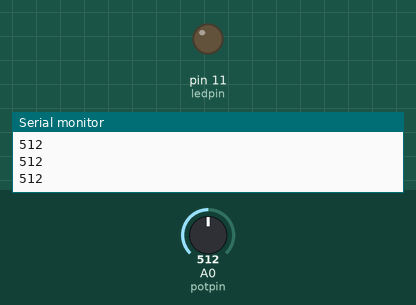
Bench run of a sketch on a simulated Arduino Uno, built with avr-gcc and run on an emulated ATmega328P. Parts: output pins drawn as LEDs (lit = HIGH), the last lines printed to the serial monitor. Inputs (shaded band) come from the test bench; at power-on: A0 (potpin) = 512.

Above: at 1.2 s.
1.3 s: A0 (potpin) set to 610
At 1.8 s:
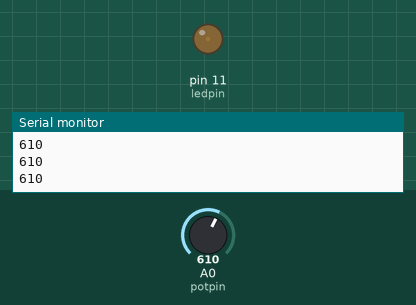
2.8 s: A0 (potpin) set to 716
At 4.0 s:
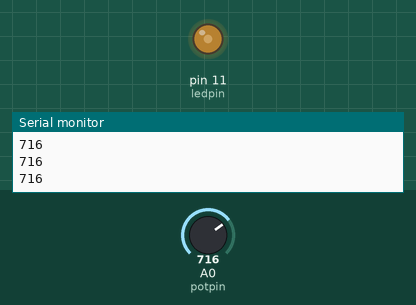
4.3 s: A0 (potpin) set to 900
At 5.3 s:
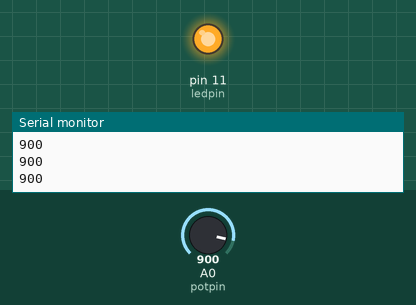
Timing chart, 0 to 7.3 s (numbered marks = the images above; inputs shaded):
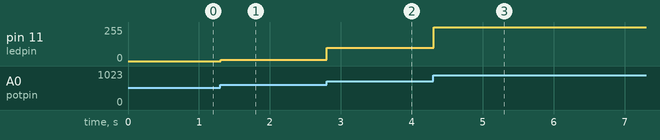

Measured:
- after the input at 1.3 s, pin 11 (ledpin): 0/255 → 8/255 at once
- after the input at 2.8 s, pin 11 (ledpin): 8/255 → 98/255 at once
- after the input at 4.3 s, pin 11 (ledpin): 98/255 → 255/255 at once

The sketch:

led_light_detect.ino
```cpp
int potpin=A0;
int ledpin=11;
int nowlight=0;
int outlight=0;
int maxlight=900;
int minlight=600;

void setup(){
  pinMode(ledpin,OUTPUT);
  Serial.begin(9600);
}


void loop(){
  nowlight=analogRead(potpin);
  Serial.println(nowlight);
  outlight = map(nowlight,minlight, maxlight, 0, 255);
  if(nowlight<minlight){
      outlight=0;
  }
  analogWrite(ledpin,outlight);
  delay(2) ;
}
```
